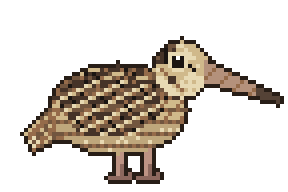
#> input picture art/woodcock_idle.png, 72 x 48 px (shown 4 times larger)
$ python make_sprites.py
#> lines starting #> are read from the running program, lines starting #| are printed output that depends on the picture; after the words box and inside, x2 and y2 are one past the last pixel; in counts of white or black regions, pixels touching at a corner belong together
"""ヤマシギ スプライトシート生成(右向き / 1コマ 72x48px)

承認済みの立ち姿(woodcock_idle.png)と同じ部品・同じ色で、
部品の位置だけを動かして各コマを作る。
  行0: idle(待機)2コマ / 行1: walk(歩き)6コマ / 行2: peck(つつく)4コマ
左向きは、アプリ側で左右反転して使う。
"""
import json
import math
import os

from PIL import Image, ImageDraw

W, H = 72, 48
COLS = 8
OUT = "sprites"

# ---------------- パレット(立ち姿と同じ:彩度を28%下げた色) ----------------
C0 = {
    "outline": (43, 29, 20, 255),
    "black":   (28, 20, 16, 255),
    "dark":    (74, 50, 34, 255),
    "mid":     (122, 84, 52, 255),
    "rufous":  (162, 104, 58, 255),
    "buff":    (217, 184, 120, 255),
    "light":   (236, 217, 164, 255),
    "belly":   (200, 166, 106, 255),
    "leg":     (201, 143, 122, 255),
    "legdk":   (150, 100, 86, 255),
    "bill":    (190, 142, 112, 255),
    "billtip": (90, 64, 48, 255),
    "white":   (255, 255, 255, 255),
}
DESAT = 0.28


def desaturate(c, amount=DESAT):
    r, g, b, a = c
    gray = 0.299 * r + 0.587 * g + 0.114 * b
    return (round(r + (gray - r) * amount),
            round(g + (gray - g) * amount),
            round(b + (gray - b) * amount), a)


C = {k: (v if k == "white" else desaturate(v)) for k, v in C0.items()}


def h(x, y, s=0):
    """決まった乱数もどき(毎回同じ絵になる)"""
    return ((x * 73856093) ^ (y * 19349663) ^ (s * 83492791)) & 0xFF


# ---------------- 形の部品(ローカル座標) ----------------
def ellipse_mask(cx, cy, rx, ry):
    return {(x, y) for y in range(H) for x in range(W)
            if ((x - cx) / rx) ** 2 + ((y - cy) / ry) ** 2 <= 1.0}


def poly_mask(poly):
    im = Image.new("L", (W, H), 0)
#> im: PIL image 72x48 L; every value is 0
    ImageDraw.Draw(im).polygon(poly, fill=255)
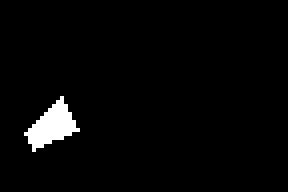
#> im: PIL image 72x48 L (shown 4 times larger); 2.7% white; 1 white region, box (x1, y1, x2, y2) and area: (6, 24, 20, 38) 92
    px = im.load()
    return {(x, y) for y in range(H) for x in range(W) if px[x, y]}


def shift(mask, dx, dy):
    return {(x + dx, y + dy) for (x, y) in mask}


TAIL = poly_mask([(15, 24), (6, 33), (8, 37), (19, 32)])
#> TAIL = 92 items
BODY = ellipse_mask(29, 27, 17, 11)
WING = poly_mask([(13, 24), (22, 19), (36, 20), (40, 27), (33, 33), (20, 33)])
#> in poly_mask (call 2), `ImageDraw.Draw(im).polygon(poly, fill=255)`: im: PIL image 72x48 L; 8.7% white; 1 white region, box (x1, y1, x2, y2) and area: (13, 19, 41, 34) 299
#> WING = 299 items
HEAD = ellipse_mask(45, 17, 7, 7)
BILL_DEFAULT = poly_mask([(51, 15), (69, 24), (69, 25), (51, 20)])
#> in poly_mask (call 3), `ImageDraw.Draw(im).polygon(poly, fill=255)`: im: PIL image 72x48 L; 1.9% white; 1 white region, box (x1, y1, x2, y2) and area: (51, 15, 70, 26) 65
#> BILL_DEFAULT = 65 items

BILL_BASE = (51.0, 17.5)      # くちばしの付け根(中心)
BILL_TIP_DEFAULT = (69.0, 24.5)
BILL_TIP_DOWN = (60.0, 35.0)  # 地面をつついたときの先端(頭の座標系)


# ---------------- 色の決め方 ----------------
def tail_color(x, y):
    return C["buff"] if h(x, y, 1) % 5 == 0 else (C["rufous"] if (x + y) % 4 < 2 else C["mid"])


def body_color(x, y):
    t = (y - 16) / 22.0
    r = h(x, y, 2)
    if t < 0.38:
        if r % 9 == 0:
            return C["black"]
        if r % 7 == 0:
            return C["rufous"]
        return C["dark"] if (x // 3 + y // 2) % 3 else C["mid"]
    if t < 0.62:
        if (y % 3) == 0:
            return C["mid"] if r % 3 else C["rufous"]
        return C["rufous"] if r % 4 == 0 else C["buff"]
    if (y % 3) == 0:
        return C["rufous"] if r % 2 else C["mid"]
    return C["belly"] if r % 6 else C["light"]


def wing_color(x, y):
    r = h(x, y, 3)
    band = (x + (y * 2)) % 7
    if band == 0:
        return C["light"]
    if band == 1:
        return C["buff"]
    if r % 8 == 0:
        return C["black"]
    if r % 5 == 0:
        return C["rufous"]
    return C["mid"] if (y // 2) % 2 else C["dark"]


def head_color(x, y):
    r = h(x, y, 4)
    if x <= 43 and y <= 15:
        if (x - 38) % 3 == 0:
            return C["black"]
        return C["dark"] if r % 3 else C["mid"]
    if y >= 19:
        return C["light"] if r % 6 else C["buff"]
    return C["buff"] if r % 5 else C["light"]


def neck_color(x, y):
    return C["buff"] if h(x, y, 5) % 4 else C["rufous"]


def bill_default_color(x, y):
    return C["billtip"] if x >= 64 else (C["bill"] if (x + y) % 5 else C["rufous"])


# ---------------- 1コマを描く ----------------
def draw_leg(L, lx, fdx, lift):
    """脚1本。fdx=足先の横ずれ、lift=足を持ち上げる量"""
    yf = 43 - lift
    for y in range(36, yf + 1):
        t = (y - 36) / (yf - 36) if yf > 36 else 0
        x = lx + round(fdx * t)
        L[(x, y)] = C["leg"]
        L[(x + 1, y)] = C["legdk"] if y > 40 else C["leg"]
    xf = lx + fdx
    for dx in range(-2, 4):
        L[(xf + dx, yf + 1)] = C["legdk"]
    L[(xf + 3, yf)] = C["legdk"]


def draw_leg2(L, hx, fx, lift, toe=False):
    """脚1本(付け根hx→足先fxを結ぶ)。toe=Trueはつま先だけ地面につく足"""
    yf = 43 - lift
    for y in range(36, yf + 1):
        t = (y - 36) / (yf - 36) if yf > 36 else 0
        x = hx + round((fx - hx) * t)
        L[(x, y)] = C["leg"]
        L[(x + 1, y)] = C["legdk"] if y > 40 else C["leg"]
    cols = range(1, 4) if toe else range(-2, 4)
    for dx in cols:
        L[(fx + dx, yf + 1)] = C["legdk"]
    L[(fx + 3, yf)] = C["legdk"]


# 尾を広げた形(アメリカヤマシギで報告されている「尾を広げて白い羽を見せる」動き)
TAIL_FAN = poly_mask([(16, 25), (10, 21), (5, 24), (4, 30), (6, 35), (10, 37), (19, 32)])
#> in poly_mask (call 4), `ImageDraw.Draw(im).polygon(poly, fill=255)`: im: PIL image 72x48 L; 5% white; 1 white region, box (x1, y1, x2, y2) and area: (4, 21, 20, 38) 172
#> TAIL_FAN = 172 items


def fan_color(x, y):
    dx, dy = x - 16, y - 29
    r = math.hypot(dx, dy)
    ang = math.atan2(dy, dx)
    if ang < 0:
        ang += 2 * math.pi
    band = (ang - 2.2) / 0.3
    if band % 1.0 < 0.2:
        return C["dark"]            # 羽と羽のあいだの線
    if r >= 10:
        return C["white"]           # 羽の先の白い部分
    return C["mid"] if int(band) % 2 == 0 else C["rufous"]


def bill_rotated(t):
    """くちばしを付け根を軸に下へ傾ける(t=0:通常 / t=1:真下向き)"""
    tx = BILL_TIP_DEFAULT[0] + (BILL_TIP_DOWN[0] - BILL_TIP_DEFAULT[0]) * t
    ty = BILL_TIP_DEFAULT[1] + (BILL_TIP_DOWN[1] - BILL_TIP_DEFAULT[1]) * t
    bx, by = BILL_BASE
    dx, dy = tx - bx, ty - by
    n = math.hypot(dx, dy)
    ux, uy = dy / n, -dx / n  # くちばしの背側へ向かう向き
    poly = [
        (bx + ux * 2.2, by + uy * 2.2),
        (tx + ux * 0.5, ty + uy * 0.5),
        (tx - ux * 0.5, ty - uy * 0.5),
        (bx - ux * 2.2, by - uy * 2.2),
    ]
    L2 = dx * dx + dy * dy

    def color(x, y):
        s = ((x - bx) * dx + (y - by) * dy) / L2
        return C["billtip"] if s > 0.78 else (C["bill"] if (x + y) % 5 else C["rufous"])

    return poly_mask(poly), color


def render(bdx=0, bdy=0, hdx=0, hdy=0, tdy=0, legs=((0, 0), (0, 0)), bill_t=0.0,
           legs2=None, tail_flare=False):
    """bdx/bdy=胴体のずれ、hdx/hdy=頭のずれ、tdy=尾の上下、legs=脚2本、bill_t=くちばしの傾き"""
    L = {}

    def paint(mask, fn, ox, oy):
        for (x, y) in mask:
            L[(x + ox, y + oy)] = fn(x, y)

    def put(pts, c, ox, oy):
        for (x, y) in pts:
            L[(x + ox, y + oy)] = c

    # 尾
    if tail_flare:
        paint(TAIL_FAN, fan_color, bdx, bdy + tdy)
    else:
        paint(TAIL, tail_color, bdx, bdy + tdy)
        put([(7, 35), (8, 36), (9, 35), (8, 34)], C["light"], bdx, bdy + tdy)
    # 脚(胴体の下に描く)
    if legs2 is not None:
        for (hx, fx, lift, toe) in legs2:
            draw_leg2(L, hx, fx, lift, toe)
    else:
        for lx, (fdx, lift) in zip((29, 36), legs):
            draw_leg(L, lx, fdx, lift)
    # 胴体・背中の筋・翼
    paint(BODY, body_color, bdx, bdy)
    for (x0, y0, x1, y1) in [(14, 20, 24, 17), (18, 23, 30, 18), (24, 24, 36, 19)]:
        n = max(abs(x1 - x0), abs(y1 - y0))
        for i in range(n + 1):
            x = x0 + (x1 - x0) * i // n
            y = y0 + (y1 - y0) * i // n
            if (x, y) in BODY:
                L[(x + bdx, y + bdy)] = C["buff"]
    paint(WING, wing_color, bdx, bdy)
    # 頭
    paint(HEAD, head_color, hdx, hdy)
    # 首(胴体と頭をつなぐ)
    ax, ay = 40 + bdx, 22 + bdy
    bx, by = 40 + hdx, 22 + hdy
    n = max(abs(bx - ax), abs(by - ay), 1)
    neck = set()
    for i in range(n + 1):
        neck |= ellipse_mask(round(ax + (bx - ax) * i / n), round(ay + (by - ay) * i / n), 5, 5)
    neck -= shift(BODY, bdx, bdy)
    for (x, y) in neck:
        L[(x, y)] = neck_color(x - bdx, y - bdy)
    # 頬の斑・くちばしから目への線
    put([(42, 19), (43, 19), (42, 20), (43, 20)], C["dark"], hdx, hdy)
    put([(48, 17), (47, 16), (46, 16), (45, 15)], C["black"], hdx, hdy)
    # くちばし
    if bill_t <= 0:
        paint(BILL_DEFAULT, bill_default_color, hdx, hdy)
    else:
        mask, color = bill_rotated(bill_t)
        paint(mask, color, hdx, hdy)
    # 目
    put([(43, 14), (44, 14), (45, 14), (43, 15), (44, 15), (45, 15), (43, 16), (44, 16), (45, 16)],
        C["black"], hdx, hdy)
    put([(42, 13), (43, 13), (44, 13), (45, 13), (46, 13), (42, 14), (46, 14), (42, 15), (46, 15),
         (42, 16), (46, 16), (43, 17), (44, 17), (45, 17)], C["light"], hdx, hdy)
    put([(44, 14)], C["white"], hdx, hdy)

    # 輪郭
    sil = set(L.keys())
    for (x, y) in sil:
        for dx, dy in ((1, 0), (-1, 0), (0, 1), (0, -1)):
            q = (x + dx, y + dy)
            if q not in sil and 0 <= q[0] < W and 0 <= q[1] < H:
                L[q] = C["outline"]

    img = Image.new("RGBA", (W, H), (0, 0, 0, 0))
    px = img.load()
    for (x, y), c in L.items():
        if 0 <= x < W and 0 <= y < H:
            px[x, y] = c
    return img


# ---------------- ポーズ(各コマの設定) ----------------
IDLE = [
    dict(),                       # 承認済みの立ち姿そのまま
    dict(hdy=1, tdy=1),           # 頭を1px下げる(呼吸)
]

# ---- ロッキングウォーク(1歩 → 体を前後にゆらす → 次の1歩。頭と脚は動かさない) ----
HEAD_FIXED = dict(hdx=1, hdy=1, bill_t=0.4)   # 頭とくちばしは固定(くちばしは斜め下)
REAR_HIP, REAR_FOOT = 31, 27
FRONT_HIP, FRONT_FOOT = 35, 39
# 立ち止まっているときの足: 前の足は地面にしっかり、後ろの足はつま先だけ
STANCE = ((FRONT_HIP, FRONT_FOOT, 0, False), (REAR_HIP, REAR_FOOT, 0, True))


def step_legs(t):
    """後ろの足を高く上げて前へ運び、前の足は体に対して後ろへ下がる(t=0〜1)"""
    swing = (round(REAR_HIP + (FRONT_HIP - REAR_HIP) * t),
             round(REAR_FOOT + (FRONT_FOOT - REAR_FOOT) * t),
             round(3 * math.sin(math.pi * t)), False)
    planted = (round(FRONT_HIP - (FRONT_HIP - REAR_HIP) * t),
               round(FRONT_FOOT - (FRONT_FOOT - REAR_FOOT) * t),
               0, t >= 0.75)
    return (swing, planted)


STEP = [dict(HEAD_FIXED, bdy=by, legs2=step_legs(t))
        for t, by in ((0.25, 0), (0.5, -1), (0.75, 0))]

ROCK_BDX = [0, 2, 2, 0, -2, -2]    # 体の前後(前へ出る→戻る)
ROCK_BDY = [0, 1, 1, 0, -1, -1]    # 前へ出るときは沈み、戻るときは上がる
ROCK_TDY = [0, -1, 0, 0, 1, 0]     # 尾の小さなはね
ROCK = [dict(HEAD_FIXED, bdx=ROCK_BDX[i], bdy=ROCK_BDY[i], tdy=ROCK_TDY[i], legs2=STANCE)
        for i in range(6)]
FLARE = [dict(r, tail_flare=True) for r in ROCK]   # 尾を広げるバリエーション

PECK = [
    dict(hdx=2, hdy=3, bill_t=0.35),                              # 構える
    dict(bdx=1, bdy=1, hdx=4, hdy=9, tdy=-1, bill_t=1.0),         # 地面へ
    dict(bdx=1, bdy=1, hdx=5, hdy=9, tdy=-1, bill_t=1.0),         # つつく
    dict(hdx=2, hdy=3, bill_t=0.35),                              # 戻る
]

ANIMS = [("idle", IDLE, 2), ("step", STEP, 8), ("rock", ROCK, 10),
         ("flare", FLARE, 10), ("peck", PECK, 7)]


def main():
    os.makedirs(OUT, exist_ok=True)
    rows = len(ANIMS)
    sheet = Image.new("RGBA", (W * COLS, H * rows), (0, 0, 0, 0))
#> sheet: PIL image 576x240 RGBA; every value is 0
    frames = {}
    meta = {"frameWidth": W, "frameHeight": H, "columns": COLS, "facing": "right",
            "groundY": 44, "animations": {}}
    for r, (name, poses, fps) in enumerate(ANIMS):
        frames[name] = []
        for i, p in enumerate(poses):
            im = render(**p)
            frames[name].append(im)
            sheet.alpha_composite(im, (i * W, r * H))
        meta["animations"][name] = {"row": r, "frames": len(poses), "fps": fps}
#> im: PIL image 72x48 RGBA
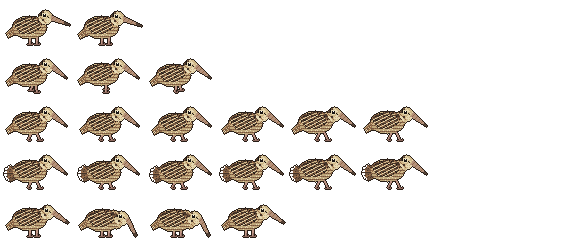
#> sheet: PIL image 576x240 RGBA; mean R, G, B, A 21.4, 17.8, 13.8, 41; transparent parts drawn white
#> after the loop, frames = 5 items; meta = 6 items

    # 立ち姿が承認済みの絵と一致しているか確認
    ref_path = "woodcock_idle.png"
    if os.path.exists(ref_path):
        same = Image.open(ref_path).convert("RGBA").tobytes() == frames["idle"][0].tobytes()
#> same = True
        print("承認済みの立ち姿と一致:", same)
#| 承認済みの立ち姿と一致: True

    sheet.save(f"{OUT}/woodcock_sheet.png")
    with open(f"{OUT}/woodcock_sheet.json", "w", encoding="utf-8") as f:
        json.dump(meta, f, ensure_ascii=False, indent=2)

    # 確認用: シート拡大(3倍)
    S = 3
    prev = Image.new("RGBA", (W * COLS * S, H * rows * S), (198, 204, 212, 255))
    d = ImageDraw.Draw(prev)
    for r in range(rows):
        for c in range(COLS):
            d.rectangle([c * W * S, r * H * S, (c + 1) * W * S - 1, (r + 1) * H * S - 1],
                        outline=(160, 166, 176, 255))
    prev.alpha_composite(sheet.resize((W * COLS * S, H * rows * S), Image.NEAREST))
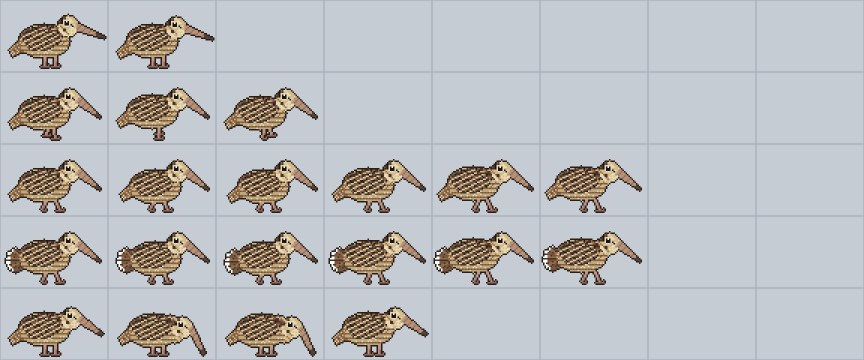
#> prev: PIL image 1728x720 RGBA (shown at 1/2 size); mean R, G, B, A 186.7, 188.1, 190.9, 255
    prev.save(f"{OUT}/woodcock_sheet_x3.png")

    # 確認用: アニメーションGIF(5倍)
    S = 5
    for name, _, fps in ANIMS:
        seq = frames[name]
        if name == "peck":
            seq = seq + [seq[2], seq[1]]  # 地面を2回つつく
        gifs = []
        for im in seq:
            bg = Image.new("RGBA", (W * S, (H + 4) * S), (198, 204, 212, 255))
            ImageDraw.Draw(bg).rectangle([0, (H - 3) * S, W * S, (H + 4) * S], fill=(32, 36, 44, 255))
            bg.alpha_composite(im.resize((W * S, H * S), Image.NEAREST), (0, 0))
            gifs.append(bg.convert("RGB"))
        gifs[0].save(f"{OUT}/preview_{name}.gif", save_all=True, append_images=gifs[1:],
                     duration=int(1000 / fps), loop=0)
#> this loop made 5 passes
#> pass 1, in main, `gifs[0].save(f"{OUT}/preview_{name}.gif", save_all=True, append_images..`:
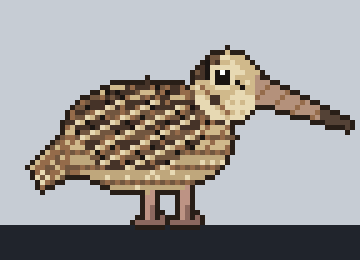
#> saved as preview_idle.gif: PIL image 360x260 RGB; mean R, G, B 157.6, 155.5, 154.3
#> after the loop:
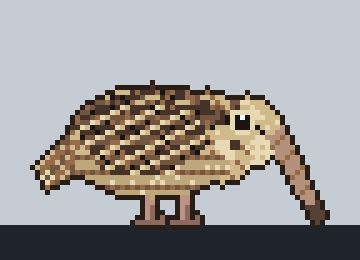
#> bg: PIL image 360x260 RGBA; mean R, G, B, A 158.2, 156.1, 155, 255
    # 確認用: 実際の動きの流れ(ステップ → ゆらし数回 → ステップ …)
    #   ステップ中は画面上を少しずつ前へ進み、ゆらし中はその場にとどまる
    plan = [("step", 1), ("rock", 3), ("step", 1), ("rock", 2), ("step", 1), ("flare", 2),
            ("step", 1), ("rock", 2), ("step", 1), ("rock", 1)]
    CW = W + 40
    x = 0
    gframes, durs = [], []
    for name, rep in plan:
        fps = meta["animations"][name]["fps"]
        for _ in range(rep):
            for im in frames[name]:
                if name == "step":
                    x += 2
                bg = Image.new("RGBA", (CW, H + 4), (198, 204, 212, 255))
                ImageDraw.Draw(bg).rectangle([0, H - 3, CW, H + 4], fill=(32, 36, 44, 255))
                bg.alpha_composite(im, (x, 0))
                gframes.append(bg.resize((CW * S, (H + 4) * S), Image.NEAREST).convert("RGB"))
                durs.append(int(1000 / fps))
#> this loop made 10 passes
#> fps on passes 1 to 10: 8, 10, 8, 10, 8, 10, 8, 10, 8, 10
#> bg: PIL image 112x52 RGBA
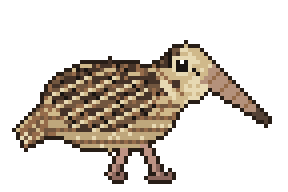
#> im: PIL image 72x48 RGBA (shown 4 times larger); mean R, G, B, A 40.7, 33.7, 26.1, 78.1; transparent parts drawn white
#> after the loop, durs = 75 values, max 125 at index 0, min 100 at index 3, mean 105; gframes = 75 items; x = 30
    gframes[0].save(f"{OUT}/preview_gait.gif", save_all=True, append_images=gframes[1:],
                    duration=durs, loop=0)
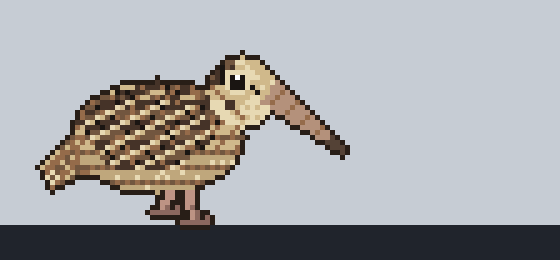
#> saved as preview_gait.gif: PIL image 560x260 RGB; mean R, G, B 164.3, 165, 167.2
    print("done")


if __name__ == "__main__":
    main()
